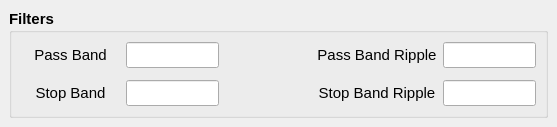
      <widget class="QStackedWidget" name="stackedWidget_2">
       <property name="font">
        <font>
         <family>Arial</family>
        </font>
       </property>
       <property name="currentIndex">
        <number>0</number>
       </property>
       <widget class="QWidget" name="page">
        <layout class="QGridLayout" name="gridLayout_14">
         <item row="0" column="0">
          <widget class="QGroupBox" name="qd_filters">
           <property name="font">
            <font>
             <family>Arial</family>
             <pointsize>11</pointsize>
             <bold>true</bold>
            </font>
           </property>
           <property name="layoutDirection">
            <enum>Qt::LeftToRight</enum>
           </property>
           <property name="title">
            <string>Filters</string>
           </property>
           <layout class="QGridLayout" name="gridLayout_3" columnstretch="0,1,1,1,1,0,1">
            <item row="0" column="2">
             <widget class="QLineEdit" name="qd_fp_input">
              <property name="font">
               <font>
                <family>Arial</family>
                <pointsize>11</pointsize>
                <bold>false</bold>
               </font>
              </property>
              <property name="tabletTracking">
               <bool>true</bool>
              </property>
              <property name="text">
               <string/>
              </property>
             </widget>
            </item>
            <item row="2" column="0" colspan="2">
             <widget class="QLabel" name="label_106">
              <property name="font">
               <font>
                <family>Arial</family>
                <pointsize>11</pointsize>
                <bold>false</bold>
               </font>
              </property>
              <property name="text">
               <string>Stop Band</string>
              </property>
              <property name="alignment">
               <set>Qt::AlignCenter</set>
              </property>
             </widget>
            </item>
            <item row="2" column="2">
             <widget class="QLineEdit" name="qd_fs_input">
              <property name="font">
               <font>
                <family>Arial</family>
                <pointsize>11</pointsize>
                <bold>false</bold>
               </font>
              </property>
              <property name="tabletTracking">
               <bool>true</bool>
              </property>
              <property name="text">
               <string/>
              </property>
             </widget>
            </item>
            <item row="0" column="6">
             <widget class="QLineEdit" name="qd_rp_input">
              <property name="font">
               <font>
                <family>Arial</family>
                <pointsize>11</pointsize>
                <bold>false</bold>
               </font>
              </property>
              <property name="tabletTracking">
               <bool>true</bool>
              </property>
              <property name="text">
               <string/>
              </property>
             </widget>
            </item>
            <item row="2" column="6">
             <widget class="QLineEdit" name="qd_rs_input">
              <property name="font">
               <font>
                <family>Arial</family>
                <pointsize>11</pointsize>
                <bold>false</bold>
               </font>
              </property>
              <property name="tabletTracking">
               <bool>true</bool>
              </property>
              <property name="text">
               <string/>
              </property>
             </widget>
            </item>
            <item row="2" column="4" colspan="2">
             <widget class="QLabel" name="label_110">
              <property name="font">
               <font>
                <family>Arial</family>
                <pointsize>11</pointsize>
                <bold>false</bold>
               </font>
              </property>
              <property name="text">
               <string>Stop Band Ripple</string>
              </property>
              <property name="alignment">
               <set>Qt::AlignCenter</set>
              </property>
             </widget>
            </item>
            <item row="0" column="3" rowspan="3">
             <spacer name="verticalSpacer">
              <property name="font">
               <font>
                <family>Arial</family>
                <pointsize>11</pointsize>
                <bold>true</bold>
               </font>
              </property>
              <property name="orientation">
               <enum>Qt::Vertical</enum>
              </property>
              <property name="sizeHint" stdset="0">
               <size>
                <width>20</width>
                <height>40</height>
               </size>
              </property>
             </spacer>
            </item>
            <item row="0" column="0" colspan="2">
             <widget class="QLabel" name="label_105">
              <property name="font">
               <font>
                <family>Arial</family>
                <pointsize>11</pointsize>
                <bold>false</bold>
               </font>
              </property>
              <property name="text">
               <string>Pass Band</string>
              </property>
              <property name="alignment">
               <set>Qt::AlignCenter</set>
              </property>
             </widget>
            </item>
            <item row="0" column="4" colspan="2">
             <widget class="QLabel" name="label_109">
              <property name="font">
               <font>
                <family>Arial</family>
                <pointsize>11</pointsize>
                <bold>false</bold>
               </font>
              </property>
              <property name="text">
               <string>Pass Band Ripple</string>
              </property>
              <property name="alignment">
               <set>Qt::AlignCenter</set>
              </property>
             </widget>
            </item>
           </layout>
          </widget>
         </item>
        </layout>
       </widget>
       <widget class="QWidget" name="page_2"/>
      </widget>
